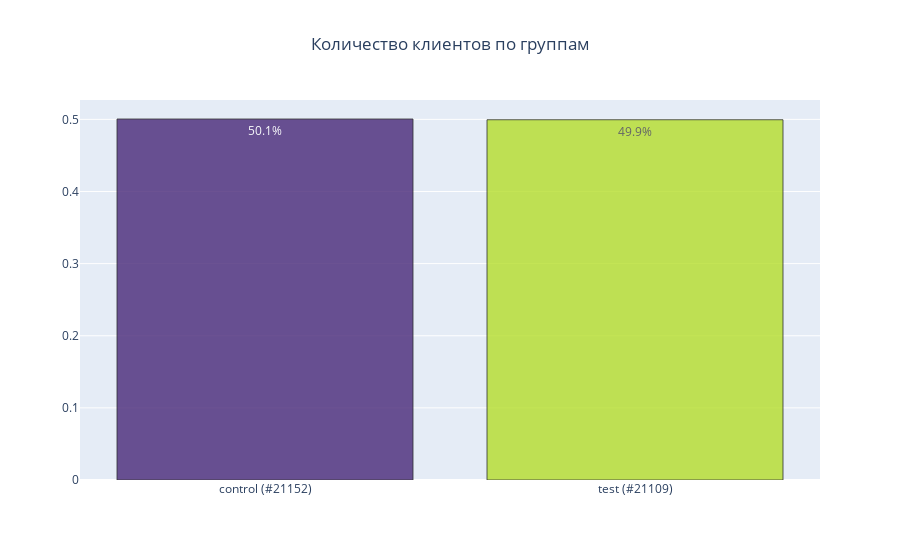

Notebook code cell kept with this figure:
### Code cell
# Visualization

paper = go.Figure()
 
palette_1 = px.colors.sequential.Viridis_r[1:]
palette_2 = px.colors.sequential.Viridis[1:]

data = df_corrected[[idx_col, target]].drop_duplicates()[target].value_counts(normalize=True)
freq = df_corrected[[idx_col, target]].drop_duplicates()[target].value_counts()
cat_freq = {name: f'{name} (#{freq[name]})' for name in freq.index}

max_ratio = data.values.max()
    
colors = [palette_1[0]] * data.shape[0]
colors[np.where(data == max_ratio)[0][0]] = palette_2[0]

paper.add_trace(
            go.Bar(
                 x=data.index.map(cat_freq)
                ,y=data.values
                ,text=data.apply(lambda x: f'{x:.1%}')
                ,textposition='auto'
                ,orientation='v'
                ,marker_color=colors
                ,marker_line_color='black'
                ,marker_line_width=.8
                ,opacity=.8
            )
)
    
paper.update_layout(title={'text': f'Количество клиентов по группам'}, title_x=0.5)

# paper.write_html('количество_клиентов_по_группам.html')

paper.show()

### Figure 1 — Plotly figure (JSON) as saved in the notebook; plotly's stock layout.template omitted (floating-point values rounded to 4 significant figures)
{"data": [{"marker": {"color": ["#482878", "#b5de2b"], "line": {"color": "black", "width": 0.8}}, "opacity": 0.8, "orientation": "v", "text": ["50.1%", "49.9%"], "textposition": "auto", "type": "bar", "x": ["control (#21152)", "test (#21109)"], "y": [0.5005, 0.4995]}], "layout": {"title": {"text": "Количество клиентов по группам", "x": 0.5}}}
